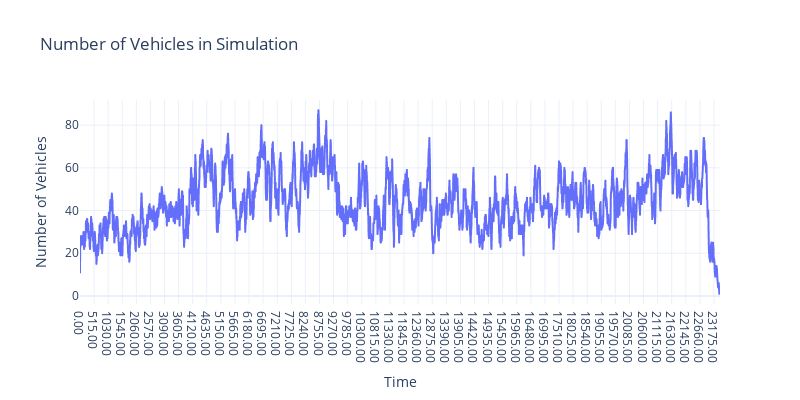

Notebook source saved alongside this figure:
### Code cell
# import plotly.express as px



# # scatter plot with lines and markers
# px.line(
#     df,
#     x="time",
#     y="vehicle",
#     title="Number of Vehicles in Simulation",
#     labels={"vehicle": "Number of Vehicles", "time": "Time"},
#     template="plotly_white",
#     width=800,
#     height=400,
# )

### Figure 1 — Plotly figure (JSON) as saved in the notebook; plotly's stock layout.template omitted (floating-point values rounded to 4 significant figures; data arrays with more than 128 entries replaced by an {"elided": "..."} marker saying what was removed)
{"data": [{"hovertemplate": "Time=%{x}<br>Number of Vehicles=%{y}<extra></extra>", "legendgroup": "", "line": {"color": "#636efa", "dash": "solid"}, "marker": {"symbol": "circle"}, "mode": "lines", "name": "", "showlegend": false, "type": "scattergl", "x": {"elided": "4680 str values"}, "xaxis": "x", "y": {"elided": "4680 int values"}, "yaxis": "y"}], "layout": {"height": 400, "legend": {"tracegroupgap": 0}, "title": {"text": "Number of Vehicles in Simulation"}, "width": 800, "xaxis": {"anchor": "y", "domain": [0, 1], "title": {"text": "Time"}}, "yaxis": {"anchor": "x", "domain": [0, 1], "title": {"text": "Number of Vehicles"}}}}
